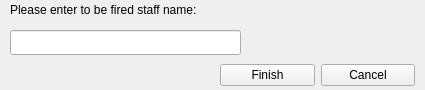
<?xml version="1.0" encoding="UTF-8"?>
<ui version="4.0">
 <class>delete_staff</class>
 <widget class="QWidget" name="delete_staff">
  <property name="windowTitle">
   <string>Form</string>
  </property>
  <widget class="QLabel" name="label">
   <property name="geometry">
    <rect>
     <x>10</x>
     <y>0</y>
     <width>361</width>
     <height>19</height>
    </rect>
   </property>
   <property name="text">
    <string>Please enter to be fired staff name:</string>
   </property>
  </widget>
  <widget class="QLineEdit" name="nameline">
   <property name="geometry">
    <rect>
     <x>10</x>
     <y>30</y>
     <width>231</width>
     <height>25</height>
    </rect>
   </property>
  </widget>
  <widget class="QWidget" name="">
   <property name="geometry">
    <rect>
     <x>220</x>
     <y>60</y>
     <width>195</width>
     <height>30</height>
    </rect>
   </property>
   <layout class="QHBoxLayout" name="horizontalLayout">
    <item>
     <widget class="QPushButton" name="finishbtn">
      <property name="text">
       <string>Finish</string>
      </property>
     </widget>
    </item>
    <item>
     <widget class="QPushButton" name="cancelbtn">
      <property name="text">
       <string>Cancel</string>
      </property>
     </widget>
    </item>
   </layout>
  </widget>
 </widget>
 <resources/>
 <connections/>
</ui>
